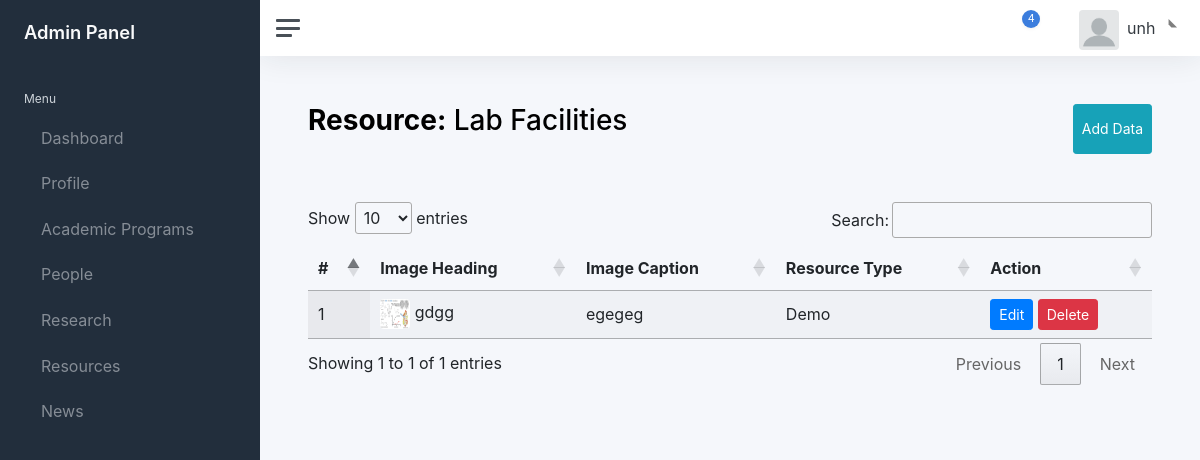
The page /super-admin/resource/all-lab-facility/ (signed in) on the database its author committed.
### chemistryDept/resourceApp/models.py (models this page shows, shortened)
class labFacility(models.Model) :
    sections = (
     ("Classrooms","Classrooms"),
     ("Labs Equipment","Labs Equipment"),
     ("Instruments","Instruments"),
    )
    lab_sections = models.TextField(choices=sections)
    image_heading = models.TextField(max_length=100)
    image_caption = models.TextField(max_length=200)
    lab_image = models.ImageField(null=True, blank=True, upload_to="Images/")

### chemistryDept/resourceApp/views.py (the view)
@login_required
def labFacility(request):
    data = all_labfacilites.objects.all()
    return render(request, 'resourceApp/lab_resource.html',context={'data':data})

### chemistryDept/templates/resourceApp/lab_resource.html (shortened to what this page needs)
{% extends "layouts/admin.html" %}
{% load static %}
{% block links %}
<link rel="stylesheet" href="https://cdn.datatables.net/1.12.1/css/jquery.dataTables.min.css">
{% endblock %}
{% block content %}
<main class="content">
	<div class="container-fluid p-0">
		  <div class="d-flex justify-content-between pb-5">
		  	<h1 class="h3 mb-3"><strong>Resource:</strong> Lab Facilities</h1>
				<button class="btn btn-sm btn-info" data-toggle="modal" data-target="#allLabresource">Add Data</button>
		  </div>
      <div>
						<table id="example" class="display" style="width:100%">
				        <thead>
				            <tr>
				                <th>#</th>
				                <th>Image Heading</th>
				                <th>Image Caption</th>
												<th>Resource Type</th>
				                <th>Action</th>
				            </tr>
				        </thead>
				        <tbody>
									{% for value in data %}
				            <tr>
				                <td>{{ forloop.counter }}</td>
				                <td>
													<img src="/media/{{ BASIC_DIR }}/{{value.lab_image}}" alt="" style="height:30px; width:30px; border-radius: 4px; "/>
													{{ value.image_heading}}
												</td>
				                <td>{{ value.image_caption}}</td>
												<td>{{ value.lab_sections}}</td>
				                <td>
				                	<button  data-id="{{ value.id }}" data-toggle="modal" data-target="#editLabresource" class="btn btn-sm btn-primary edit-btn">Edit</button>
													<button  data-id="{{ value.id }}" data-page="resource/all-lab-facility" class="btn btn-sm btn-danger del-btn" data-toggle="modal" data-target="#deleteModal">Delete</button>
				                </td>
				            </tr>
										{% endfor %}
				        </tbody>
				    </table>
      </div>
  </div>
</main>
{% endblock %}

### chemistryDept/templates/layouts/admin.html (shortened to what this page needs)
{% load static %}
<!DOCTYPE html>
<html lang="en">
<head>
	<link href="{% static 'css/app.css' %}" rel="stylesheet">
	<link rel="stylesheet" href="https://cdn.jsdelivr.net/npm/bootstrap@4.6.2/dist/css/bootstrap.min.css" >
	{% block links %}
	{% endblock %}
</head>
<body>
	<div class="wrapper">
		<nav id="sidebar" class="sidebar js-sidebar">
			<div class="sidebar-content js-simplebar">
				<a class="sidebar-brand" href="{% url 'dashboard'%}">
          <span class="align-middle">Admin Panel</span>
        </a>
				<ul class="sidebar-nav">
					<li class="sidebar-header">
						Menu
					</li>
					<li class="sidebar-item">
						<a class="sidebar-link" href="{% url 'dashboard'%}">
              				 <span class="align-middle">Dashboard</span>
            			</a>
					</li>
					<li class="sidebar-item">
						<a class="sidebar-link" href="#">
              				 <span class="align-middle">Profile</span>
						</a>
					</li>
					<li class="sidebar-item">
						<a class="sidebar-link" href="#">
              				 <span class="align-middle">Academic Programs</span>
						</a>
					</li>
					<li class="sidebar-item">
						<a class="sidebar-link" href="#" data-bs-toggle="dropdown">
              				 <span class="align-middle">People</span>
						</a>
					</li>
					<li class="sidebar-item">
						<a class="sidebar-link" href="#" data-bs-toggle="dropdown">
              				 <span class="align-middle">Research</span>
						</a>
					</li>
					<li class="sidebar-item">
						<a class="sidebar-link" href="#" data-bs-toggle="dropdown">
              				 <span class="align-middle">Resources</span>
						</a>
					</li>
					<li class="sidebar-item">
						<a class="sidebar-link" href="#">
              				 <span class="align-middle">News</span>
						</a>
					</li>
				</ul>
			</div>
		</nav>
		<div class="main">
			<nav class="navbar navbar-expand navbar-light navbar-bg">
				<a class="sidebar-toggle js-sidebar-toggle">
          <i class="hamburger align-self-center"></i>
        </a>
				<div class="navbar-collapse collapse">
					<ul class="navbar-nav navbar-align">
						<li class="nav-item dropdown">
							<a class="nav-icon dropdown-toggle" href="#" id="alertsDropdown" data-bs-toggle="dropdown">
								<div class="position-relative">
									<span class="indicator">4</span>
								</div>
							</a>
						</li>
						<li class="nav-item dropdown">
							<a class="nav-icon dropdown-toggle" href="#" id="messagesDropdown" data-bs-toggle="dropdown">
							</a>
						</li>
						<li class="nav-item dropdown">
							<a class="nav-link dropdown-toggle d-none d-sm-inline-block" href="#" data-bs-toggle="dropdown">
                <img src=
								"
								{% if userinfo == None %}
										{% static 'img/avatars/download.png' %}
								{% else %}
										/media/{{ BASIC_DIR }}/{{user_info.admin_image}}
								{% endif %}
								"
								 class="avatar img-fluid rounded me-1" alt="Charles Hall" /> <span class="text-dark">{{ user.username }}</span>
              </a>
						</li>
					</ul>
				</div>
			</nav>
		{% block content %}
    	{% endblock %}
		</div>
	</div>
</body>
</html>

### rows shown on the page
labFacility: lab_image (picture), image_heading "gdgg", image_caption "egegeg", lab_sections "Demo"

### other values the page prints
{{ user.username }} "unh"
